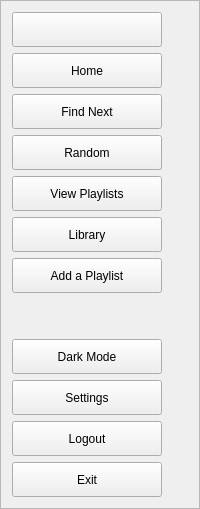
     <widget class="QFrame" name="expand">
      <property name="frameShape">
       <enum>QFrame::StyledPanel</enum>
      </property>
      <property name="frameShadow">
       <enum>QFrame::Raised</enum>
      </property>
      <layout class="QVBoxLayout" name="verticalLayout_5">
       <item>
        <widget class="QPushButton" name="menu_expand">
         <property name="minimumSize">
          <size>
           <width>150</width>
           <height>35</height>
          </size>
         </property>
         <property name="maximumSize">
          <size>
           <width>150</width>
           <height>35</height>
          </size>
         </property>
         <property name="cursor">
          <cursorShape>ArrowCursor</cursorShape>
         </property>
         <property name="focusPolicy">
          <enum>Qt::NoFocus</enum>
         </property>
         <property name="text">
          <string/>
         </property>
         <property name="icon">
          <iconset>
           <normaloff>../Icons/menu.ico</normaloff>../Icons/menu.ico</iconset>
         </property>
         <property name="iconSize">
          <size>
           <width>24</width>
           <height>24</height>
          </size>
         </property>
         <property name="checkable">
          <bool>false</bool>
         </property>
         <property name="autoExclusive">
          <bool>true</bool>
         </property>
        </widget>
       </item>
       <item>
        <widget class="QPushButton" name="home_expand">
         <property name="minimumSize">
          <size>
           <width>150</width>
           <height>35</height>
          </size>
         </property>
         <property name="maximumSize">
          <size>
           <width>150</width>
           <height>35</height>
          </size>
         </property>
         <property name="cursor">
          <cursorShape>PointingHandCursor</cursorShape>
         </property>
         <property name="focusPolicy">
          <enum>Qt::NoFocus</enum>
         </property>
         <property name="text">
          <string>Home</string>
         </property>
         <property name="icon">
          <iconset>
           <normaloff>../Icons/home_unchecked.ico</normaloff>
           <normalon>../Icons/home_checked.ico</normalon>../Icons/home_unchecked.ico</iconset>
         </property>
         <property name="iconSize">
          <size>
           <width>24</width>
           <height>24</height>
          </size>
         </property>
         <property name="checkable">
          <bool>true</bool>
         </property>
         <property name="autoExclusive">
          <bool>true</bool>
         </property>
        </widget>
       </item>
       <item>
        <widget class="QPushButton" name="findnext_expand">
         <property name="minimumSize">
          <size>
           <width>150</width>
           <height>35</height>
          </size>
         </property>
         <property name="maximumSize">
          <size>
           <width>150</width>
           <height>35</height>
          </size>
         </property>
         <property name="cursor">
          <cursorShape>PointingHandCursor</cursorShape>
         </property>
         <property name="focusPolicy">
          <enum>Qt::NoFocus</enum>
         </property>
         <property name="text">
          <string>Find Next</string>
         </property>
         <property name="icon">
          <iconset>
           <normaloff>../Icons/search_unchecked.ico</normaloff>
           <normalon>../Icons/search_checked.ico</normalon>../Icons/search_unchecked.ico</iconset>
         </property>
         <property name="iconSize">
          <size>
           <width>24</width>
           <height>24</height>
          </size>
         </property>
         <property name="checkable">
          <bool>true</bool>
         </property>
         <property name="autoExclusive">
          <bool>true</bool>
         </property>
        </widget>
       </item>
       <item>
        <widget class="QPushButton" name="random_expand">
         <property name="minimumSize">
          <size>
           <width>150</width>
           <height>35</height>
          </size>
         </property>
         <property name="maximumSize">
          <size>
           <width>150</width>
           <height>35</height>
          </size>
         </property>
         <property name="cursor">
          <cursorShape>PointingHandCursor</cursorShape>
         </property>
         <property name="focusPolicy">
          <enum>Qt::NoFocus</enum>
         </property>
         <property name="text">
          <string>Random</string>
         </property>
         <property name="icon">
          <iconset>
           <normaloff>../Icons/random_unchecked.ico</normaloff>
           <normalon>../Icons/random_checked.ico</normalon>../Icons/random_unchecked.ico</iconset>
         </property>
         <property name="iconSize">
          <size>
           <width>24</width>
           <height>24</height>
          </size>
         </property>
         <property name="checkable">
          <bool>true</bool>
         </property>
         <property name="autoExclusive">
          <bool>true</bool>
         </property>
        </widget>
       </item>
       <item>
        <widget class="QPushButton" name="list_expand">
         <property name="minimumSize">
          <size>
           <width>150</width>
           <height>35</height>
          </size>
         </property>
         <property name="maximumSize">
          <size>
           <width>150</width>
           <height>35</height>
          </size>
         </property>
         <property name="cursor">
          <cursorShape>PointingHandCursor</cursorShape>
         </property>
         <property name="focusPolicy">
          <enum>Qt::NoFocus</enum>
         </property>
         <property name="text">
          <string>View Playlists</string>
         </property>
         <property name="icon">
          <iconset>
           <normaloff>../Icons/list_unchecked.ico</normaloff>
           <normalon>../Icons/list_checked.ico</normalon>../Icons/list_unchecked.ico</iconset>
         </property>
         <property name="iconSize">
          <size>
           <width>24</width>
           <height>24</height>
          </size>
         </property>
         <property name="checkable">
          <bool>true</bool>
         </property>
         <property name="autoExclusive">
          <bool>true</bool>
         </property>
        </widget>
       </item>
       <item>
        <widget class="QPushButton" name="library_expand">
         <property name="minimumSize">
          <size>
           <width>150</width>
           <height>35</height>
          </size>
         </property>
         <property name="maximumSize">
          <size>
           <width>150</width>
           <height>35</height>
          </size>
         </property>
         <property name="cursor">
          <cursorShape>PointingHandCursor</cursorShape>
         </property>
         <property name="focusPolicy">
          <enum>Qt::NoFocus</enum>
         </property>
         <property name="text">
          <string>Library</string>
         </property>
         <property name="icon">
          <iconset>
           <normaloff>../Icons/library_unchecked.ico</normaloff>
           <normalon>../Icons/library_checked.ico</normalon>../Icons/library_unchecked.ico</iconset>
         </property>
         <property name="iconSize">
          <size>
           <width>24</width>
           <height>24</height>
          </size>
         </property>
         <property name="checkable">
          <bool>true</bool>
         </property>
         <property name="autoExclusive">
          <bool>true</bool>
         </property>
        </widget>
       </item>
       <item>
        <widget class="QPushButton" name="add_expand">
         <property name="minimumSize">
          <size>
           <width>150</width>
           <height>35</height>
          </size>
         </property>
         <property name="maximumSize">
          <size>
           <width>150</width>
           <height>35</height>
          </size>
         </property>
         <property name="cursor">
          <cursorShape>PointingHandCursor</cursorShape>
         </property>
         <property name="focusPolicy">
          <enum>Qt::NoFocus</enum>
         </property>
         <property name="text">
          <string>Add a Playlist</string>
         </property>
         <property name="icon">
          <iconset>
           <normaloff>../Icons/add_unchecked.ico</normaloff>
           <normalon>../Icons/add_checked.ico</normalon>../Icons/add_unchecked.ico</iconset>
         </property>
         <property name="iconSize">
          <size>
           <width>24</width>
           <height>24</height>
          </size>
         </property>
         <property name="checkable">
          <bool>true</bool>
         </property>
         <property name="autoExclusive">
          <bool>true</bool>
         </property>
        </widget>
       </item>
       <item>
        <spacer name="verticalSpacer_2">
         <property name="orientation">
          <enum>Qt::Vertical</enum>
         </property>
         <property name="sizeHint" stdset="0">
          <size>
           <width>20</width>
           <height>40</height>
          </size>
         </property>
        </spacer>
       </item>
       <item>
        <widget class="QPushButton" name="mode_expand">
         <property name="minimumSize">
          <size>
           <width>150</width>
           <height>35</height>
          </size>
         </property>
         <property name="maximumSize">
          <size>
           <width>150</width>
           <height>35</height>
          </size>
         </property>
         <property name="cursor">
          <cursorShape>PointingHandCursor</cursorShape>
         </property>
         <property name="focusPolicy">
          <enum>Qt::NoFocus</enum>
         </property>
         <property name="text">
          <string>Dark Mode</string>
         </property>
         <property name="icon">
          <iconset>
           <normaloff>../Icons/dark_mode.ico</normaloff>../Icons/dark_mode.ico</iconset>
         </property>
         <property name="iconSize">
          <size>
           <width>24</width>
           <height>24</height>
          </size>
         </property>
         <property name="checkable">
          <bool>true</bool>
         </property>
         <property name="autoExclusive">
          <bool>true</bool>
         </property>
        </widget>
       </item>
       <item>
        <widget class="QPushButton" name="settings_expand">
         <property name="minimumSize">
          <size>
           <width>150</width>
           <height>35</height>
          </size>
         </property>
         <property name="maximumSize">
          <size>
           <width>150</width>
           <height>35</height>
          </size>
         </property>
         <property name="cursor">
          <cursorShape>PointingHandCursor</cursorShape>
         </property>
         <property name="focusPolicy">
          <enum>Qt::NoFocus</enum>
         </property>
         <property name="text">
          <string>Settings</string>
         </property>
         <property name="icon">
          <iconset>
           <normaloff>../Icons/settings_unchecked.ico</normaloff>
           <normalon>../Icons/settings_checked.ico</normalon>../Icons/settings_unchecked.ico</iconset>
         </property>
         <property name="iconSize">
          <size>
           <width>24</width>
           <height>24</height>
          </size>
         </property>
         <property name="checkable">
          <bool>true</bool>
         </property>
         <property name="autoExclusive">
          <bool>true</bool>
         </property>
        </widget>
       </item>
       <item>
        <widget class="QPushButton" name="logout_expand">
         <property name="minimumSize">
          <size>
           <width>150</width>
           <height>35</height>
          </size>
         </property>
         <property name="maximumSize">
          <size>
           <width>150</width>
           <height>35</height>
          </size>
         </property>
         <property name="cursor">
          <cursorShape>PointingHandCursor</cursorShape>
         </property>
         <property name="focusPolicy">
          <enum>Qt::NoFocus</enum>
         </property>
         <property name="text">
          <string>Logout</string>
         </property>
         <property name="icon">
          <iconset>
           <normaloff>../Icons/logout.ico</normaloff>../Icons/logout.ico</iconset>
         </property>
         <property name="iconSize">
          <size>
           <width>24</width>
           <height>24</height>
          </size>
         </property>
         <property name="checkable">
          <bool>false</bool>
         </property>
         <property name="autoExclusive">
          <bool>false</bool>
         </property>
        </widget>
       </item>
       <item>
        <widget class="QPushButton" name="exit_expand">
         <property name="minimumSize">
          <size>
           <width>150</width>
           <height>35</height>
          </size>
         </property>
         <property name="maximumSize">
          <size>
           <width>150</width>
           <height>35</height>
          </size>
         </property>
         <property name="cursor">
          <cursorShape>PointingHandCursor</cursorShape>
         </property>
         <property name="focusPolicy">
          <enum>Qt::NoFocus</enum>
         </property>
         <property name="text">
          <string>Exit</string>
         </property>
         <property name="icon">
          <iconset>
           <normaloff>../Icons/exit_main.ico</normaloff>../Icons/exit_main.ico</iconset>
         </property>
         <property name="iconSize">
          <size>
           <width>24</width>
           <height>24</height>
          </size>
         </property>
         <property name="checkable">
          <bool>false</bool>
         </property>
         <property name="autoExclusive">
          <bool>false</bool>
         </property>
        </widget>
       </item>
      </layout>
     </widget>
